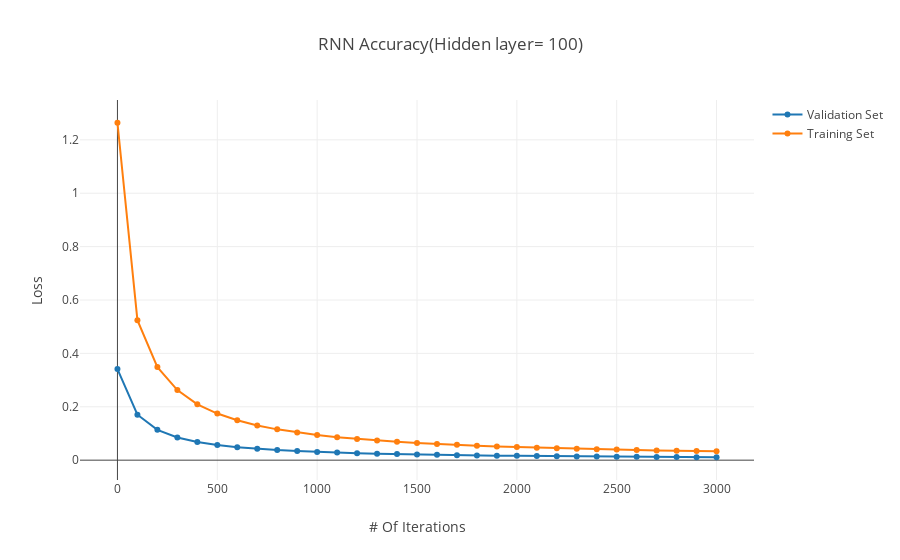

Notebook source saved alongside this figure:
### Code cell
trace0 = go.Scatter(
    x = np.arange(31) * 100,
    y = val_loss,
    mode = 'lines+markers',
    name = 'Validation Set')
    
trace1 = go.Scatter(
    x = np.arange(31) * 100,
    y = train_loss,
    mode = 'lines+markers',
    name = 'Training Set')
    
data = [trace0, trace1]

layout = dict(title = 'RNN Accuracy(Hidden layer= 100)',
              xaxis = dict(title = '# Of Iterations'),
              yaxis = dict(title = 'Loss'),
              )

fig = go.Figure(data=data, layout=layout)
offline.iplot(fig, filename='angled-text-bar')

### Figure 1 — Plotly figure (JSON) as saved in the notebook; plotly's stock layout.template omitted (floating-point values rounded to 4 significant figures)
{"data": [{"mode": "lines+markers", "name": "Validation Set", "type": "scatter", "x": [0, 100, 200, 300, 400, 500, 600, 700, 800, 900, 1000, 1100, 1200, 1300, 1400, 1500, 1600, 1700, 1800, 1900, 2000, 2100, 2200, 2300, 2400, 2500, 2600, 2700, 2800, 2900, 3000], "y": [0.3412, 0.1704, 0.1136, 0.08516, 0.06816, 0.0568, 0.04882, 0.04268, 0.03786, 0.03406, 0.0309, 0.0283, 0.02608, 0.02424, 0.02264, 0.02122, 0.01996, 0.01882, 0.01776, 0.01694, 0.01614, 0.01538, 0.01472, 0.0141, 0.01356, 0.01298, 0.0125, 0.01208, 0.01168, 0.01128, 0.01092]}, {"mode": "lines+markers", "name": "Training Set", "type": "scatter", "x": [0, 100, 200, 300, 400, 500, 600, 700, 800, 900, 1000, 1100, 1200, 1300, 1400, 1500, 1600, 1700, 1800, 1900, 2000, 2100, 2200, 2300, 2400, 2500, 2600, 2700, 2800, 2900, 3000], "y": [1.264, 0.5244, 0.3486, 0.2624, 0.209, 0.1746, 0.1494, 0.1302, 0.1154, 0.1036, 0.09452, 0.0862, 0.0797, 0.07394, 0.0692, 0.0643, 0.06032, 0.05734, 0.05428, 0.05162, 0.04936, 0.04696, 0.0448, 0.04284, 0.0409, 0.0397, 0.03818, 0.03654, 0.03544, 0.03446, 0.03322]}], "layout": {"title": "RNN Accuracy(Hidden layer= 100)", "xaxis": {"title": "# Of Iterations"}, "yaxis": {"title": "Loss"}}}
